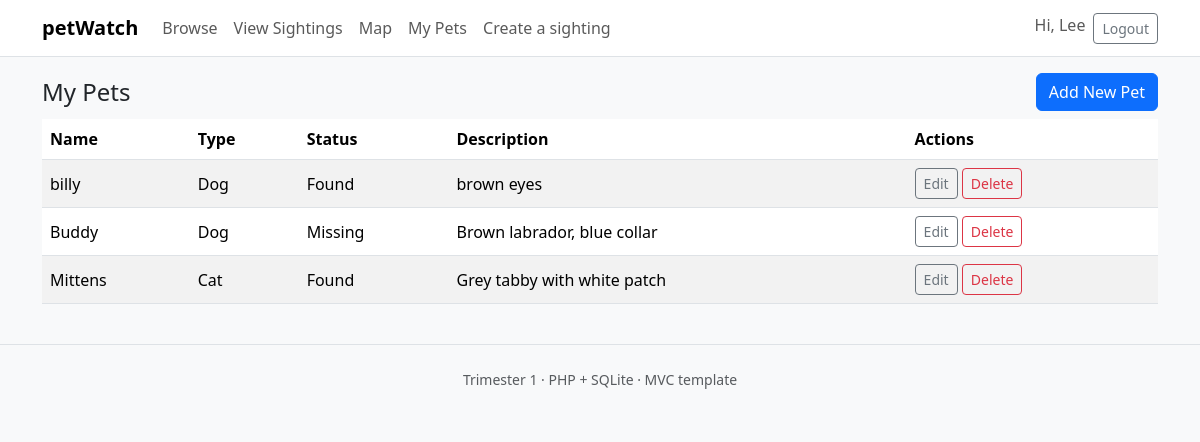
The app's page /ownerPets.php (signed in) with its own data.
### tables this page shows
CREATE TABLE pets (
  id INTEGER PRIMARY KEY AUTOINCREMENT,
  owner_id INTEGER NOT NULL,
  name TEXT NOT NULL,
  type TEXT NOT NULL,
  description TEXT DEFAULT '',
  status TEXT CHECK(status IN ('Missing','Found')) NOT NULL DEFAULT 'Missing',
  created_at TEXT DEFAULT CURRENT_TIMESTAMP,
  FOREIGN KEY(owner_id) REFERENCES users(id) ON DELETE CASCADE
);

### ownerPets.php (called while the page is built, shortened)
<?php
require_once __DIR__ . '/Models/Pet.php';
$ownerId = (int)$_SESSION['user_id'];
$pets = Pet::listForOwner($ownerId);
require __DIR__ . '/Views/ownerPets.phtml';

### Models/DB.php (called while the page is built)
<?php
class DB {
    public static function conn(): PDO {
        static $pdo = null;
        if ($pdo === null) {
            $dbPath = __DIR__ . '/../database/petwatch.db';
            $dsn = 'sqlite:' . $dbPath;
            $pdo = new PDO($dsn);
            $pdo->setAttribute(PDO::ATTR_ERRMODE, PDO::ERRMODE_EXCEPTION);
            $pdo->exec('PRAGMA foreign_keys = ON;');
        }
        return $pdo;
    }
}

### Models/Pet.php (called while the page is built, shortened)
<?php
require_once __DIR__ . '/DB.php';
class Pet {
    public static function listForOwner(int $ownerId): array {
        $stmt = DB::conn()->prepare("SELECT * FROM pets WHERE owner_id=? ORDER BY created_at DESC");
        $stmt->execute([$ownerId]);
        return $stmt->fetchAll(PDO::FETCH_ASSOC);
    }
}

### Views/ownerPets.phtml (the view, shortened to what this page needs)
<?php require __DIR__ . '/template/header.phtml'; ?>
<div class="d-flex justify-content-between align-items-center mb-2">
  <h2 class="h4 m-0">My Pets</h2>
  <a class="btn btn-primary" href="/addPet.php">Add New Pet</a>
</div>
<div class="table-responsive">
<table class="table table-striped align-middle">
  <thead><tr><th>Name</th><th>Type</th><th>Status</th><th>Description</th><th>Actions</th></tr></thead>
  <tbody>
    <?php foreach ($pets as $p): ?>
    <tr>
      <td><?= htmlspecialchars($p['name']) ?></td>
      <td><?= htmlspecialchars($p['type']) ?></td>
      <td><?= htmlspecialchars($p['status']) ?></td>
      <td><?= htmlspecialchars($p['description']) ?></td>
      <td>
        <a class="btn btn-sm btn-outline-secondary" href="/editPet.php?id=<?= (int)$p['id'] ?>">Edit</a>
        <form method="post" action="/deletePet.php" class="d-inline" onsubmit="return confirm('Delete this pet?');">
          <button class="btn btn-sm btn-outline-danger">Delete</button>
        </form>
      </td>
    </tr>
    <?php endforeach; ?>
  </tbody>
</table>
</div>
<?php require __DIR__ . '/template/footer.phtml'; ?>

### css/my-style.css (style rules this page uses)
body { padding-bottom: 60px; }

### records on screen
pets: name "billy", type "Dog", status "Found", description "brown eyes"
pets: name "Buddy", type "Dog", status "Missing", description "Brown labrador, blue collar"
pets: name "Mittens", type "Cat", status "Found", description "Grey tabby with white patch"

### other values on screen
$_SESSION['username'] "Lee"
